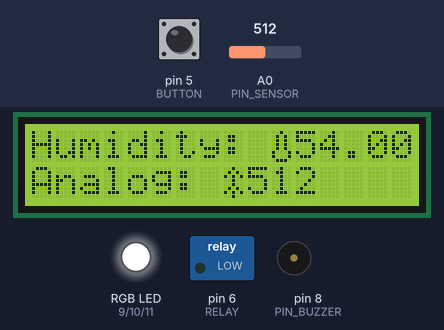
The sketch below on a simulated Arduino Uno, built with avr-gcc and run on an emulated ATmega328P. Parts: 16×2 character LCD, switched loads named in the sketch (green lamp = pin HIGH), an RGB LED mixed from three pins (HIGH = lit), buzzer (waves = sounding). Inputs (shaded band) come from the test bench; at power-on: pin 5 (BUTTON) LOW, A0 (PIN_SENSOR) = 512.

Above: at 1.2 s.
1.3 s: pin 5 (BUTTON) pulled HIGH for 1 s
At 3.4 s:
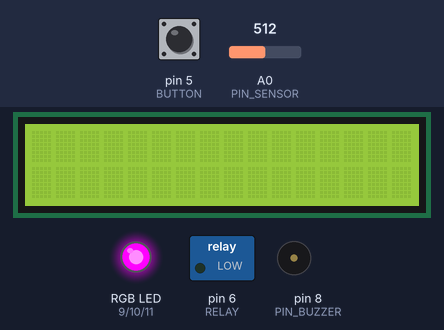
5.8 s: A0 (PIN_SENSOR) set to 276
8.1 s: A0 (PIN_SENSOR) set to 254
At 10.1 s:
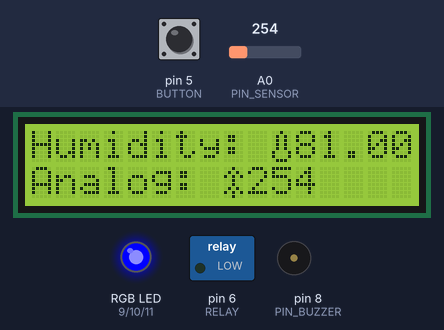
11.0 s: A0 (PIN_SENSOR) set to 300
At 12.8 s:
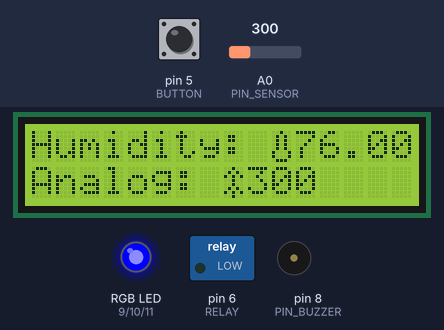
13.1 s: A0 (PIN_SENSOR) set to 325
At 14.2 s:
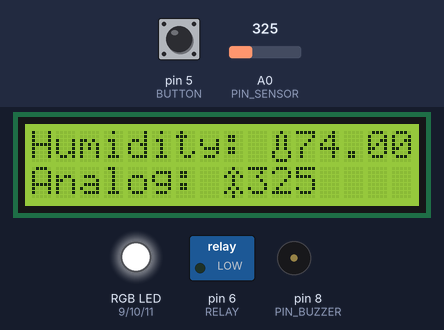
15.2 s: pin 5 (BUTTON) pulled HIGH for 3.2 s
At 17.8 s:
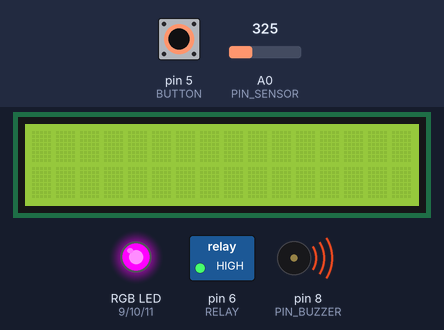
Timing chart, 0 to 19.6 s (numbered marks = the images above; inputs shaded):
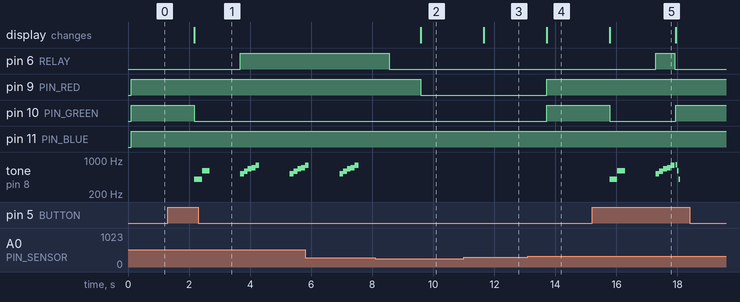

Measured:
- the behaviour switches between 269 and 268 on A0 (PIN_SENSOR) (found by bisection; images 1 and 2)
- the behaviour switches between 315 and 316 on A0 (PIN_SENSOR) (found by bisection; images 3 and 4)
- after the input at 1.3 s, pin 6 (RELAY): LOW → HIGH after 2.4 s; pin 10 (PIN_GREEN): HIGH → LOW after 0.88 s; tone on pin 8 (PIN_BUZZER): plays 400 Hz for 0.25 s, 600 Hz for 0.25 s, 523 Hz for 0.13 s, 587 Hz for 0.13 s, 659 Hz for 0.13 s, 698 Hz for 0.13 s … (11 notes in this stretch), starting after 0.88 s; the display: changes after 0.88 s (image 1)
- after the input at 8.1 s, pin 6 (RELAY): HIGH → LOW after 0.45 s; pin 9 (PIN_RED): HIGH → LOW after 1.5 s; tone on pin 8 (PIN_BUZZER): stops changing and stays silent; the display: changes after 1.5 s (image 2)
- after the input at 11.0 s, the display: changes after 0.65 s (image 3)
- after the input at 13.1 s, pin 9 (PIN_RED), pin 10 (PIN_GREEN): LOW → HIGH after 0.61 s; the display: changes after 0.61 s (image 4)
- after the input at 15.2 s, pin 6 (RELAY): LOW → HIGH after 2.1 s, → LOW 0.63 s later; pin 10 (PIN_GREEN): HIGH → LOW after 0.58 s, → HIGH 2.2 s later

The sketch:

SE.Practica1.ino
```cpp
#include <LiquidCrystal_I2C.h> //Inclusión de la librería para la comunicación de la pantalla lcd con comunicación I2C
LiquidCrystal_I2C pantalla(0x27, 16, 2);

//Definiendo los pines
#define PIN_SENSOR A0 //Recibimos señal analógica de el pin por lo que hacemos que la señal sea recibida de un puerto analógico.
#define BUTTON 5
#define RELAY 6
#define PIN_BUZZER 8
//los siguientes tres pines digitales son necesarios para mandar señal a los tres pines del led rgb para controlar el color de dicho led
#define PIN_RED 9
#define PIN_GREEN 10
#define PIN_BLUE 11

//Bandera que determina si el modo automático esta activo o no.
bool modoAutomatico=false;

//Creación de un array de tipo byte donde contienen los pixeles de un carácter de una gota de agua en la pantalla LCD
byte waterIcon[8] = {
  B00100,
  B01010,
  B01010,
  B01010,
  B01010,
  B10001,
  B10001,
  B01110
};

//Creación de un array de tipo byte donde contienen los pixeles de un carácter de un rayo en la pantalla LCD
byte lightningIcon[8] = {
  B00100,
  B01010,
  B10101,
  B00100,
  B00100,
  B01010,
  B10101,
  B00100
};

//Configuración necesaria para inicializar el sistema.
void setup()
{
  Serial.begin(9600); //Inicializamos los pines RX y TX para que puedan ser usados como puerto serial con una velocidad de 9600 baudios por segundo
  pantalla.init(); //Inicializa el módulo adaptador LCD a I2C, esta función internamente configura e inicializa el I2C y el LCD.
  pantalla.backlight(); //Encendemos la luz del fondo de la pantalla LCD.
  pantalla.createChar(0, waterIcon); //Crea un carácter personalizado en este caso una gota de agua para su uso en la pantalla LCD.
  pantalla.createChar(1, lightningIcon);  //Crea un carácter personalizado en este caso un rayo para su uso en la pantalla LCD.

  //Los siguientes dos pines son puestos como entrada debido a que reciben algún dato o señal.
  pinMode(PIN_SENSOR,INPUT);
  pinMode(BUTTON,INPUT);

  //Los siguientes cinco pines son puestos como salida debido a que son los que nos mandan señal a través de algún componente como por ejemplo el led RGB.
   pinMode(RELAY,OUTPUT); /*Cuando pinMode se pone en output, se manda una señal baja o LOW, esto es importante tenerlo en cuenta debido a que el relay por defecto no fluira conexión por NC como siempre, debido a que enviamos un estado bajo seleccionando el modo del pin,
   si no que habrá corriente por NO, es por eso que en este caso hay que tenerlo presente para la logica de programación, debido a que en la función de drainWater hacemos que fluya la corriente mandando un estado HIGH es por eso que la bomba la conectamos a NC.*/
  pinMode(PIN_BUZZER, OUTPUT);
  pinMode(PIN_RED, OUTPUT);
  pinMode(PIN_GREEN, OUTPUT);
  pinMode(PIN_BLUE, OUTPUT);
}


//Función principal
void loop()
{
  float porcentaje=getSoilmoisture(); //Obtiene el valor retornado de la función getSoilmoisture que es el porcentaje de la temperatura de lo que lee el sensor según una regla de tres.

  //Control automático del riego o trabajo sin modo automático
  if(modoAutomatico){  //condicional que busca la bandera del modo automático para determinar que hacer según su modo.
    (checkHumidity(porcentaje))?drainWater(true):drainWater(false);  //condicional ternario que mandara como parametro un true a la función drainwWater en caso de que el valor de la función checkHumidity retorne true.
  }else{
    //En caso de que la bandera modoAutomatico sea igual a false llamaran a las siguientes funciones.
    showValue(porcentaje);
    ledIndicator(porcentaje);
  }

  if(digitalRead(BUTTON)){  // En caso de que el botón sea presionado disparara los eventos correspondientes
    modoAutomatico=!modoAutomatico; //Cambia la bandera de valor, si es true se vuelve false y viceversa
    if (modoAutomatico) {  //En caso de que la bandera sea true desencadena los eventos correspondientes
      pantalla.clear();  //Limpia todo lo que hay en la pantalla LCD
      digitalWrite(PIN_RED, HIGH); //Manda una señal positiva o un uno lógico al pin rojo del led para modificar el color
      digitalWrite(PIN_GREEN, LOW);  //Manda una señal negativa o un cero lógico al pin verde del led para modificar el color
      digitalWrite(PIN_BLUE, HIGH);  //Manda una señal positiva o un uno lógico al pin azul del led para modificar el color
      //Con las configuraciones anteriores el led RGB se vuelve de color morado indicando que esta en modo automático.
      playSong(1);  //Manda como parámetro un 1 como parámetro de la función playSong que será la opción de canción que se tocara en el buzzer
    } else {  //En caso de que la bandera sea false desencadena los eventos correspondientes
      drainWater(false);  //manda como parámetro un false a la función drainWater y desencadenara los eventos que estén en dicha función
      showValue(porcentaje); //Manda como parámetro el porcentaje de humedad para que en base a eso desencadene los eventos que esten en dicha funcion
      ledIndicator(porcentaje);  //Manda como parámetro el porcentaje de humedad para que en base a eso desencadene los eventos que estén en dicha función
      playSong(2); //Manda como parámetro un 2 como parámetro de la función playSong que será la opción de canción que se tocara en el buzzer
    }
  }

  delay(1000); //Pausamos la ejecución del programa durante un segundo o 1000 milisegundos.
}

//Función que retorna la humedad en porcentaje
float getSoilmoisture(){
  int valorSensor=analogRead(PIN_SENSOR);  //Obtiene la humedad del sensor en valor analógico
  float porcentaje=map(valorSensor,1023,80,0,100);  //En base a la humedad en valor analógico se hace una regla de tres con el map para que nos dé un porcentaje, se le pasan estos parámetros debido a que 1023 es el valor máximo en analógico y el mínimo 20, la variable porcentaje almacenara un valor de 0 a 100 según el valor de la variable valorSensor.
  return porcentaje;  //retorna el valor de la variable porcentaje.
}

//Función que muestra el valor analógico y digital de la humedad en la LCD
void showValue (float porcentaje ){  //Requiere el parámetro porcentaje para que funcione la funcion
  pantalla.clear();  //Limpia la pantalla LCD
  pantalla.setCursor(0,0);  //Posiciona el cursor del LCD en la posición indicada por columna y fila(x,y); es decir, establece la ubicación en la que se mostrará posteriormente texto escrito para la pantalla LCD.
  pantalla.print("Humidity: "); //Escribe el texto Humidity: en el LCD
  pantalla.write(byte(0));  //Escribe un carácter en la LCD en este caso el carácter de la gota de agua.
  pantalla.print(porcentaje);  //Escribe el valor de porcentaje en el LCD
  pantalla.print("%");  //Escribe el texto % en el LCD
  pantalla.setCursor(0,1);  //Posiciona el cursor del LCD en la posición indicada por columna y fila(x,y); es decir, establece la ubicación en la que se mostrará posteriormente texto escrito para la pantalla LCD.
  pantalla.print("Analog: "); //Escribe el texto Analog: en el LCD
  pantalla.write(byte(1));  //Escribe un carácter en la LCD en este caso el carácter del trueno.
  pantalla.print(analogRead(PIN_SENSOR));   //Escribe el valor analógico leído del sensor de humedad en el LCD
}

//Función para controlar los colores del led según la humedad
void ledIndicator(float porcentaje){  //Requiere el parámetro porcentaje para que funcione la función
    //Condicional que trabaja con el valor del porcentaje para encender el led RGB de algún color mandando señales a cada pin del led.
  if(porcentaje==0){  //En este caso el led se hará rojo
    digitalWrite(PIN_RED, HIGH);
    digitalWrite(PIN_GREEN, LOW);
    digitalWrite(PIN_BLUE, LOW);
  }else if (porcentaje > 0 && porcentaje<50) {  //En este caso el led se hará amarillo
    digitalWrite(PIN_RED, HIGH);
    digitalWrite(PIN_GREEN, HIGH);
    digitalWrite(PIN_BLUE, LOW);
  }else if (porcentaje >= 50 && porcentaje<75) { //En este caso el led se hará blanco
    digitalWrite(PIN_RED, HIGH);
    digitalWrite(PIN_GREEN, HIGH);
    digitalWrite(PIN_BLUE, HIGH);
  }else if (porcentaje >= 75 && porcentaje<100) {  //En este caso el led se pondrá azul
    digitalWrite(PIN_RED, LOW);
    digitalWrite(PIN_GREEN, LOW);
    digitalWrite(PIN_BLUE, HIGH);
  } else if(porcentaje==100) {  //En este caso el led se pondrá verde
    digitalWrite(PIN_RED, LOW);
    digitalWrite(PIN_GREEN, HIGH);
    digitalWrite(PIN_BLUE, LOW);
  }
}

//Función que verifica si la humedad supera un umbral asignado
bool checkHumidity(float porcentaje){  //Requiere el parámetro porcentaje para que funcione la funcion
  return porcentaje < 80;  //Retorna true o false en caso de que la condición se cumpla
}

//Función que reproduce sonidos en el BUZZER según sea la opción.
void playSong(int opcion){  //Requiere el parámetro opcion para que funcione la función
  if(opcion==1){  //En caso de que opcion sea igual a 1 se reproducirá el tono creado
    tone(PIN_BUZZER, 400, 250);  //Genera un tono en el pin del buzzer de 400 HZ durante 250 milisegundos
    delay(250);
    tone(PIN_BUZZER, 600, 250);
    delay(250);
  }else if(opcion==2){  //En caso de que opcion sea igual a 2 se reproducirá el tono creado
    tone(PIN_BUZZER, 800, 50);
    delay(50);
    tone(PIN_BUZZER, 600, 50);
    delay(50);
    tone(PIN_BUZZER, 400, 50);
    delay(50);
  }else if(opcion==3){  //En caso de que opcion sea igual a 3 se reproducirá el tono creado
    tone(PIN_BUZZER, 523, 125);
  delay(125);
  tone(PIN_BUZZER, 587, 125);
  delay(125);
    tone(PIN_BUZZER, 659, 125);
    delay(125);
    tone(PIN_BUZZER, 698, 125);
    delay(125);
    tone(PIN_BUZZER, 783, 125);
    delay(125);
  }
}

//Función para activar o desactivar la bomba de agua.
void drainWater (bool humidityFlag){  //Requiere el parámetro humidityFlag para que funcione la función.
  if(humidityFlag){  //En caso de que la bandera sea true desencadena los eventos correspondientes
    digitalWrite(RELAY,HIGH);  //Manda una señal alta o un 1 lógico al relay lo que hace que se ponga en normalmente cerrado y se active la bomba de agua.
    playSong(3);  //Reproduce la canción 3 de la función playSong
  }else{
    digitalWrite(RELAY,LOW); //Manda una señal baja o un o lógico al relay lo que hace que se ponga en normalmente abierto y se  desactive la bomba de agua.
    modoAutomatico=false;  //La bandera modoAutomatico la cambia para que se salga del modo automático automáticamente.
  }
}
```
